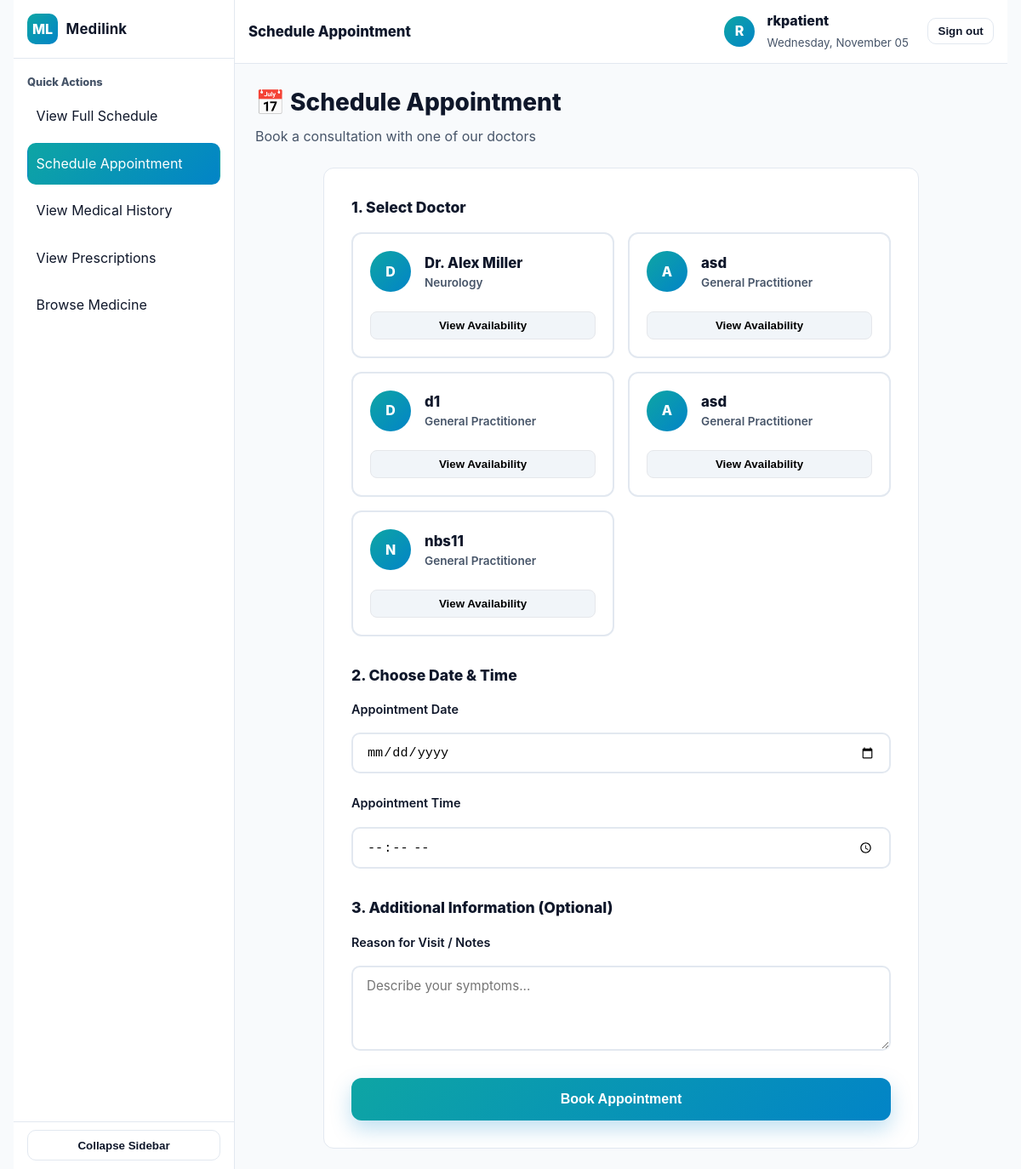
Before: /accounts/patient/schedule-appointment/ (signed in) with the older database file.
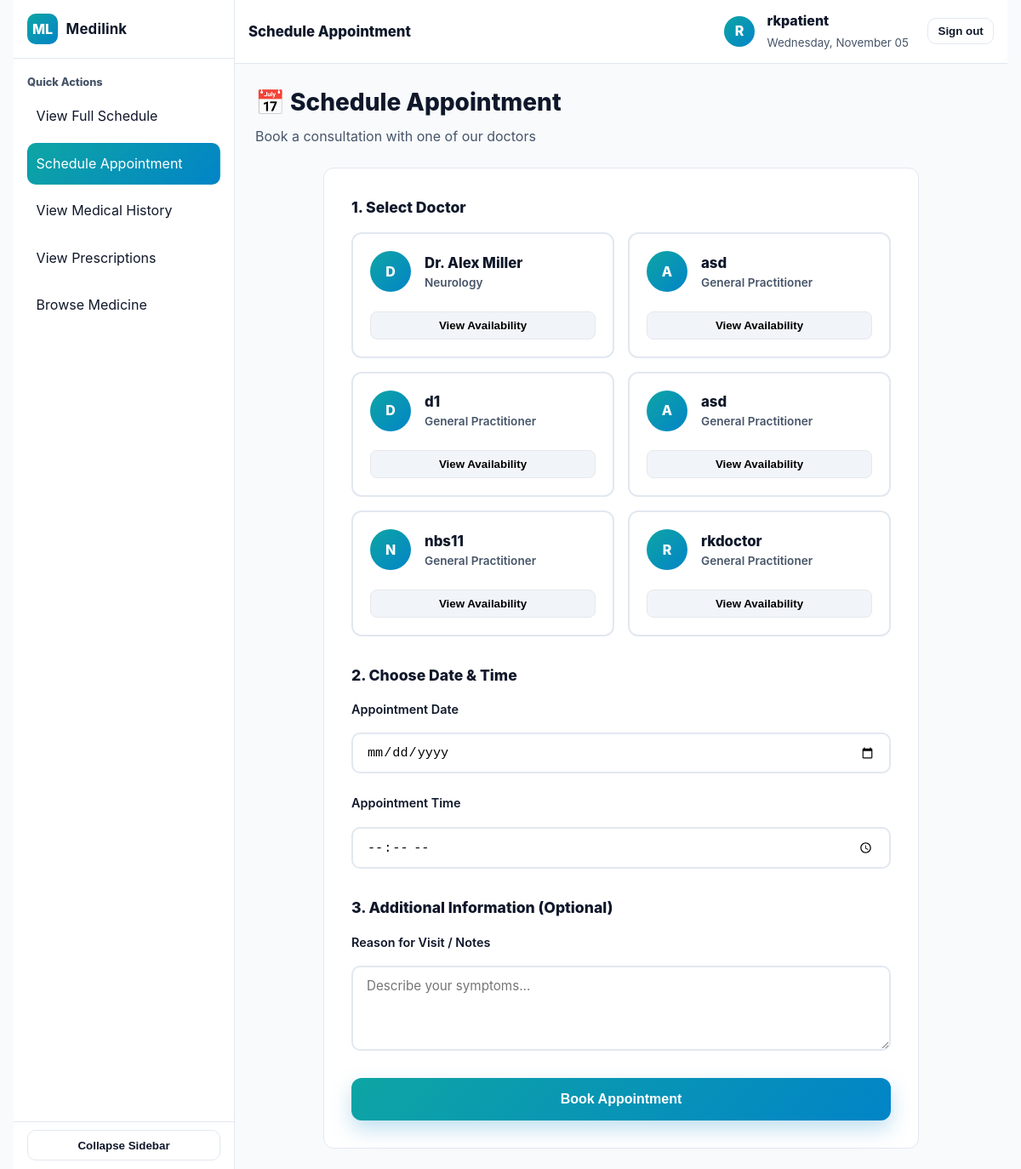
After: the same page with the newer database file.
### accounts/models.py (models this page shows, shortened)
class Doctor(models.Model):
    doctor_id = models.OneToOneField(
        User, on_delete=models.CASCADE, primary_key=True, related_name="doctor"
    )
    specialty = models.CharField(max_length=120, blank=True)
    license_number = models.CharField(max_length=80, unique=True, blank=True, null=True)

class User(AbstractUser):
    class Role(models.TextChoices):
        DOCTOR = "doctor", "Doctor"
        PATIENT = "patient", "Patient"
        PHARMACY = "pharmacy", "Pharmacy"
    email = models.EmailField(unique=True)           # Unique email for login
    name = models.CharField(max_length=120)          # Full name
    role = models.CharField(max_length=20, choices=Role.choices)
    phone_number = models.CharField(max_length=30, blank=True)
    reset_password_token = models.CharField(max_length=100, blank=True, null=True)
    reset_password_expires = models.DateTimeField(null=True, blank=True)
    USERNAME_FIELD = 'email'
    REQUIRED_FIELDS = ['username']

### accounts/views.py (the view, shortened to what this page needs)
# urls.py: path('patient/schedule-appointment/', views.schedule_appointment, name='schedule_appointment'),
@login_required
def schedule_appointment(request):
    user = request.user
    if user.role != User.Role.PATIENT:
        return render(request, "accounts/error.html", {
            "message": "This page is for patients only."
        })
    try:
        patient_profile = user.patient
    except Patient.DoesNotExist:
        patient_profile = Patient.objects.create(
            patient_id=user,
            national_id='',
            dob=None,
            gender='',
            blood_type='',
            history_summary=''
        )
    preset_date = request.GET.get("date")
    preset_time = request.GET.get("time")
    preset_doctor_id = request.GET.get("doctor")
    doctors = Doctor.objects.all().select_related('doctor_id')
    preset_doctor_name = None
    if preset_doctor_id:
        try:
            selected_doctor = Doctor.objects.get(doctor_id__id=preset_doctor_id)
            preset_doctor_name = selected_doctor.doctor_id.name
        except Doctor.DoesNotExist:
            preset_doctor_name = None
    context = {
        "patient_name": user.name or user.username,
        "today": timezone.localdate().strftime("%A, %B %d"),
        "doctors": doctors,
        "preset_date": preset_date,
        "preset_time": preset_time,
        "preset_doctor_id": preset_doctor_id,
        "preset_doctor_name": preset_doctor_name,
    }
    return render(request, "accounts/schedule_appointment.html", context)

### accounts/templates/accounts/schedule_appointment.html (shortened to what the changed rows need)
{% load static %}
<!DOCTYPE html>
<html lang="en">
<head>
  <link rel="stylesheet" href="{% static 'css/styles.css' %}">
</head>
<body>
  <div class="app" id="appShell">
    <aside class="sidebar">
      <div class="brand"><div class="logo">ML</div><h1>Medilink</h1></div>
    </aside>
    <section class="main">
      <div class="content">
        <div class="page-header"><h1>📅 Schedule Appointment</h1><p>Book a consultation with one of our doctors</p></div>
        <div class="form-container">
          <div class="form-card">
            <form method="post" id="appointmentForm">{% csrf_token %}
              <div class="form-section">
                {% if doctors %}
                  <div class="doctor-grid">
                    {% for doctor in doctors %}
                      <div class="doctor-card {% if preset_doctor_id|stringformat:'s' == doctor.doctor_id.id|stringformat:'s' %}selected{% endif %}"
                        data-doctor-id="{{ doctor.doctor_id.id }}">
                        <label>
                            <div class="doctor-header">
                            <div class="doctor-avatar">{{ doctor.doctor_id.name|first|upper }}</div>
                            <div>
                              <div class="doctor-name">{{ doctor.doctor_id.name }}</div>
                              <div class="doctor-specialty">{{ doctor.specialty|default:"General Practitioner" }}</div>
                            </div>
                          </div>
                        </label>
                        <button type="button"
                          class="view-availability-btn"
                          data-url="{% url 'view_doctor_availability' doctor.doctor_id.id %}">
                          View Availability
                        </button>
                      </div>
                    {% endfor %}
                  </div>
                {% else %}
                  <div class="empty-state"><p>No doctors available at the moment</p></div>
                {% endif %}
              </div>
            </form>
          </div>
        </div>
      </div>
    </section>
  </div>
</body>
</html>

Changed rows visible on the page:
added Doctor: doctor_id.name|first "R", doctor_id.name "rkdoctor", specialty "General Practitioner"
